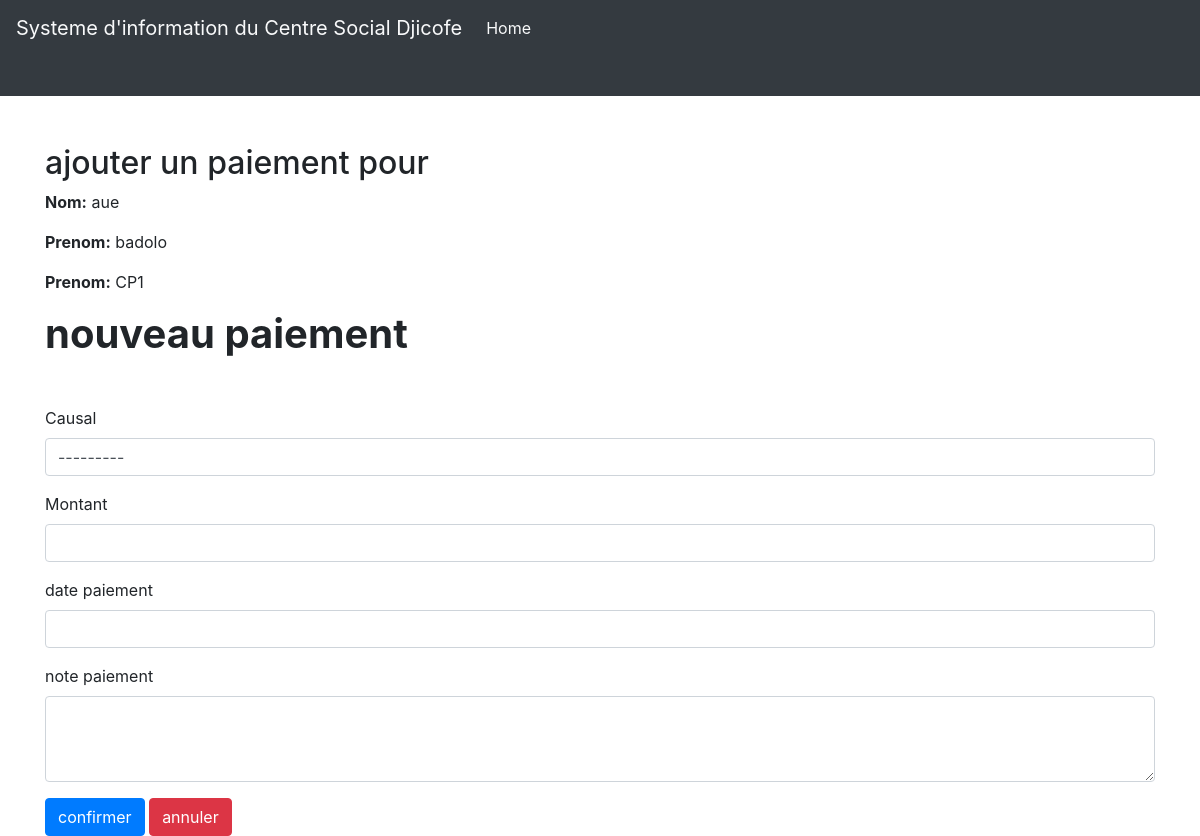
Screenshot of /homepage/students/5/create_payment/ with the database file from the repository.
### scuelo/models.py (models this page shows, shortened)
class Eleve(models.Model):
    nom = models.CharField(max_length=34, null=False)
    prenom = models.CharField(max_length=34, null=False)
    date_enquete = models.DateTimeField(blank=True)  # is  added right after
    condition_eleve = models.CharField(
        max_length=4,
        choices=CONDITION_ELEVE
    )
    sex = models.CharField(max_length=1, choices=SEX)
    date_naissance = models.DateField()
    cs_py = models.CharField(max_length=6, choices=CS_PY)
    hand = models.CharField(max_length=2, choices=HAND, blank=True ,default="")
    annee_inscr = models.CharField(max_length=4)  # the inscrption year
    parent = models.CharField(max_length=34, null=False)
    tel_parent = models.CharField(max_length=24, null=False)
    note_eleve = models.CharField(max_length=240, blank=True, default='')
    classe_nass = models.ForeignKey(Classe ,  on_delete=models.PROTECT   )
    class Meta:
        verbose_name = 'Eleve'
        verbose_name_plural = 'Eleves'

class Classe(models.Model):
    type_ecole = models.CharField(max_length=14, choices=TYPE_ECOLE ,  default="")
    nom = models.CharField(max_length=23, null=False , default="")
    def __str__( self ):
        return self.nom

### scuelo/views.py (the view, shortened to what this page needs)
# urls.py: path('students/<int:pk>/create_payment/', CreatePaymentView.as_view(), name='create_payment'),
class CreatePaymentView(CreateView):
    model = Paiement
    form_class = PaiementCreationForm
    template_name = 'scuelo/create_paiement.html'
    def get_context_data(self, **kwargs):
        context = super().get_context_data(**kwargs)
        eleve = get_object_or_404(Eleve, pk=self.kwargs['pk'])
        context['eleve'] = eleve
        return context

### scuelo/forms.py
class PaiementCreationForm(forms.ModelForm):
    class Meta:
        model = Paiement
        fields = ['causal', 'montant', 'date_paiement', 'note_paiement']
        widgets = {
            'causal': forms.Select(attrs={'class': 'form-control'}),
            'montant': forms.NumberInput(attrs={'class': 'form-control'}),
            'date_paiement': forms.DateTimeInput(attrs={'class': 'form-control'}),
            'note_paiement': forms.Textarea(attrs={'class': 'form-control', 'rows': 3}),
        }

### scuelo/templates/scuelo/create_paiement.html (shortened to what this page needs)
{% extends 'layout.html' %}
{% block header %}
<nav class="navbar navbar-expand-lg navbar-light bg-dark pb-5 mb-5 mt-9">
  <a class="navbar-brand text-light" href="{% url 'home' %}">Systeme d'information du Centre Social Djicofe</a>
  <div class="collapse navbar-collapse" id="navbarNav">
      <ul class="navbar-nav">
          <li class="nav-item active">
              <a class="nav-link text-light" href="{% url 'home' %}">Home <span class="sr-only">(current)</span></a>
          </li>
      </ul>
  </div>
</nav>
{% endblock header %}
{% block content %}
<div class="container">
  <h2>ajouter  un paiement pour  </h2>
  <p><strong>Nom:</strong> {{ eleve.nom }}</p>
  <p><strong>Prenom:</strong> {{ eleve.prenom }}</p>
  <p><strong>Prenom:</strong> {{ eleve.classe_nass }}</p>
  <h2 class='accent-blue  mb-5 h1 font-weight-bold mb-4 '>nouveau paiement</h2>
  <form method="post">
    <form method="post" class="needs-validation" novalidate>
      <div class="mb-3 ">
        <label for="causal" class="form-label ">Causal</label>
        {{ form.causal }}
      </div>
      <div class="mb-3">
        <label for="montant" class="form-label">Montant</label>
        {{ form.montant }}
      </div>
      <div class="mb-3">
          <label for="date_paiement" class="form-label">date paiement</label>
          {{ form.date_paiement }}
        </div>
        <div class="mb-3">
          <label for="note_paiement" class="form-label" type='textarea'>note paiement</label>
          {{ form.note_paiement }}
        </div>
    <button type="submit" class="btn btn-primary">confirmer</button>
    <a href="{% url 'student_detail' pk=eleve.pk %}" class="btn btn-danger">annuler</a>
  </form>
</div>
{% endblock %}

### rows the page displays
Eleve: nom "aue", prenom "badolo", classe_nass "CP1"
